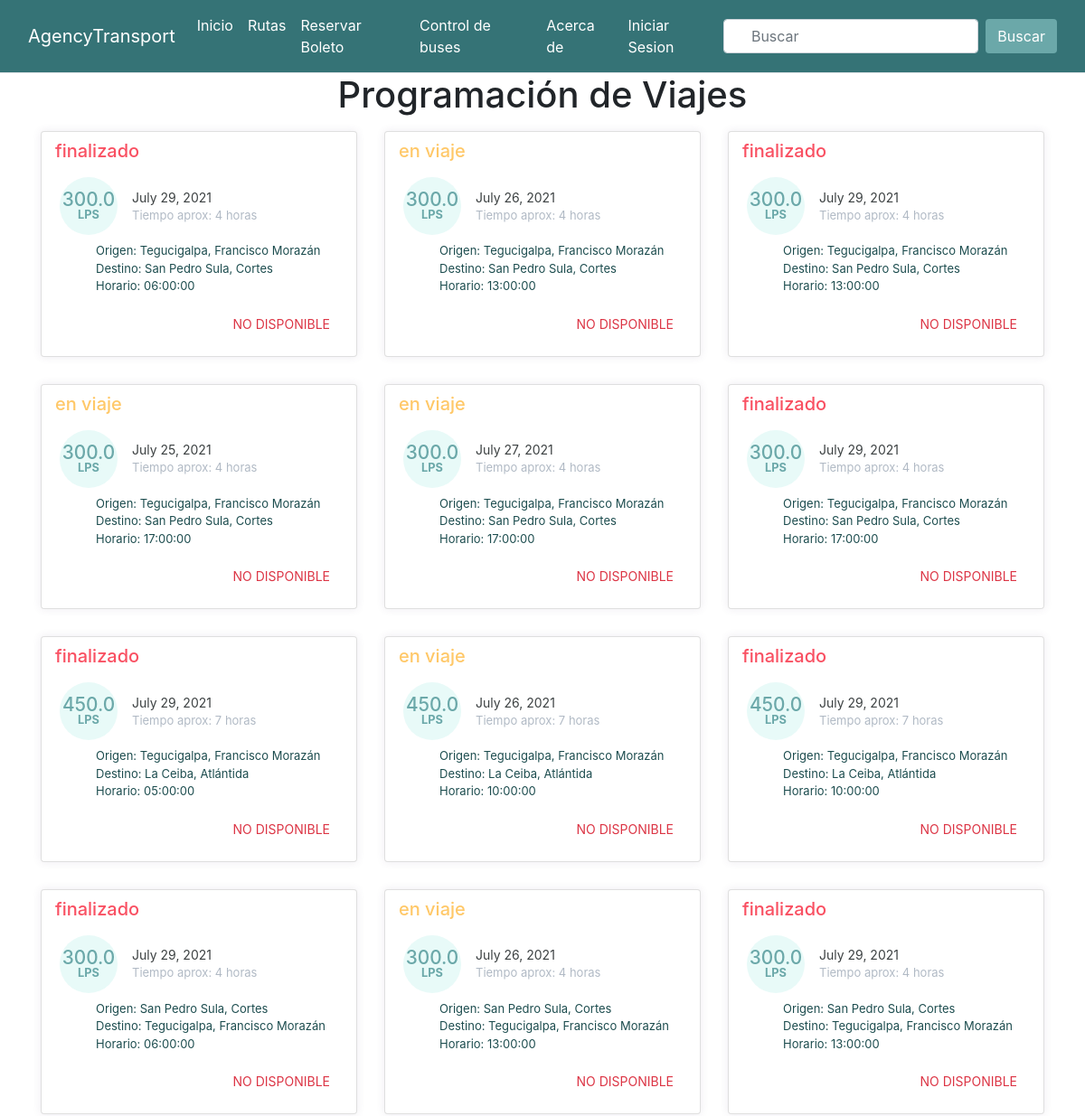
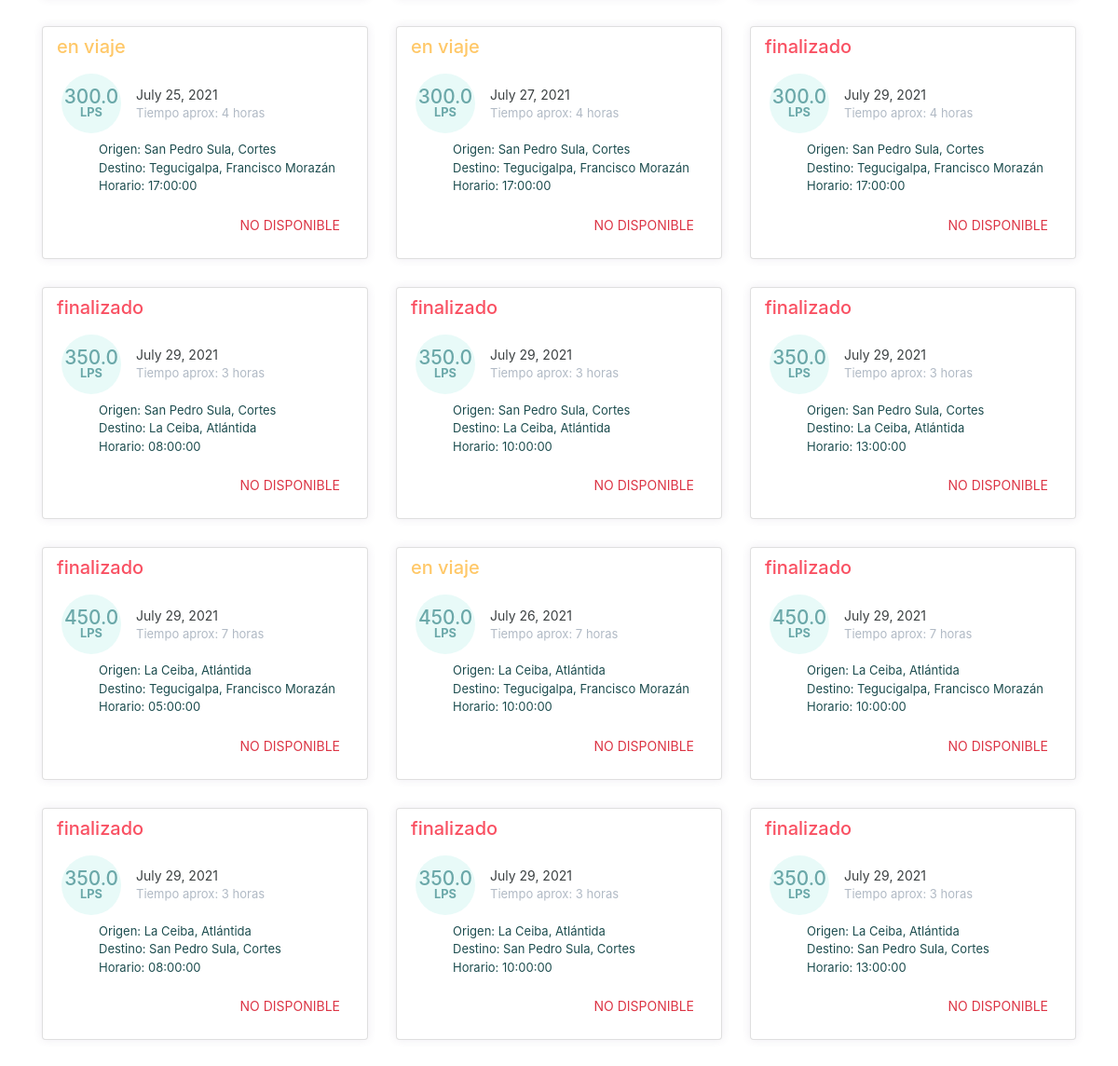
The app's page /transportAgency/ with its own data (2 pictures, top to bottom).
### app_transportAgency/models.py (models this page shows, shortened)
class TripScheduling(models.Model):
    STATE = {
       ('1', 'A tiempo'),
       ('2', 'en viaje'),
       ('3', 'finalizado'),
       ('4', 'cancelado'),
   }
    date_trip = models.DateField(auto_now_add=True)
    state     = models.CharField(max_length=1, choices=STATE)
    routes    = models.ForeignKey(Route,  on_delete=models.PROTECT, blank=True, null=True)

class Route(models.Model):
    origin     = models.ForeignKey(City, related_name="origin_city", on_delete=models.CASCADE)
    destiny    = models.ForeignKey(City, related_name="destiny_city", on_delete=models.CASCADE)
    route_time = models.IntegerField()
    precio     = models.FloatField()
    schedule   = models.ForeignKey(Schedule, on_delete=models.CASCADE, blank=True, null=True)
    bus        = models.ForeignKey(Bus, on_delete=models.PROTECT, blank=True, null=True)

class City(models.Model):
    name_city = models.CharField(max_length=70)
    def __str__(self):
        return self.name_city
    class Meta:
        verbose_name_plural = 'Cities'

class Schedule(models.Model):
    route_schedule = models.TimeField()
    def __str__(self):
        return f'{self.route_schedule}'

### app_transportAgency/views.py (the view, shortened to what this page needs)
# urls.py: path('', views.travels, name="travels_view" ),
def travels(request):
    time_today = datetime.now()
    travels = TripScheduling.objects.filter(date_trip=time_today) # fecha y hora local
    year = time_today.year
    month =time_today.month
    day = time_today.day
    hour = time_today.hour
    minute = time_today.minute
    if travels :
        for t in travels:
            time_route = t.routes.schedule.route_schedule
            t1 = dt.datetime.strptime(str(time_route), '%H:%M:%S')
            t2 = dt.datetime.strptime(str(time(hour=t.routes.route_time)), '%H:%M:%S')
            time_zero = dt.datetime.strptime('00:00:00', '%H:%M:%S')
            tiempo_aproximado = (t1 - time_zero + t2).time()
            t3 = dt.datetime(year, month, day) + dt.timedelta(hours=tiempo_aproximado.hour, minutes=tiempo_aproximado.minute, seconds=0)
            t4 = dt.datetime(year, month, day) + dt.timedelta(hours=hour, minutes=minute, seconds=0)
            if time_route <= time_today.time() and t.state == "1" :
                t.state  = "2"
                t.save()
            elif t4 >= t3 and t.state == "2":
                t.state  = "3"
                t.save()
        travels = TripScheduling.objects.filter(Q(date_trip=time_today) | Q(state="2")).order_by('routes')
        ctx = {'travels': travels}
        return render(request, 'transportAgency/travels.html', ctx)

### app_transportAgency/templates/transportAgency/travels.html (shortened to what this page needs)
{% extends "base.html" %}
{% load static %}
{% block css %}
<link href="{% static 'transportAgency/css/card.css' %}" rel="stylesheet">
{% endblock %}
{% block container %}
<div>
    <h1 class="text-center mb-3">Programación de Viajes</h1>
    <div class="container">
        <div class="row">
            {% for t in travels  %}
                <div class="col-lg-4">
                    <div class="card card-margin">
                        <div class="card-header no-border">
                            {% if t.state == "1" %}
                                <h5 class="card-title-success">{{t.get_state_display}}</h5>
                            {% elif t.state == "2" %}
                                    <h5 class="card-title-warning">{{t.get_state_display}}</h5>
                            {% else %}
                                    <h5 class="card-title-danger">{{t.get_state_display}}</h5>
                            {% endif %}
                        </div>
                        <div class="card-body pt-0">
                            <div class="widget-49">
                                <div class="widget-49-title-wrapper">
                                    <div class="widget-49-date-success">
                                        <span class="widget-49-date-day">{{t.routes.precio}}</span>
                                        <span class="widget-49-date-month font-weight-bold">Lps</span>
                                    </div>
                                    <div class="widget-49-meeting-info">
                                        <span class="widget-49-pro-title">{{t.date_trip}}</span>
                                        <span class="widget-49-meeting-time">Tiempo aprox: {{t.routes.route_time}} horas</span>
                                    </div>
                                </div>
                                <ol class="widget-49-meeting-points">
                                    <li class="widget-49-meeting-item"><span>Origen: {{t.routes.origin}}</span></li>
                                    <li class="widget-49-meeting-item"><span>Destino: {{t.routes.destiny}}</span></li>
                                    <li class="widget-49-meeting-item"><span>Horario: {{t.routes.schedule}}</span></li>
                                </ol>
                                <div class="widget-49-meeting-action">
                                    {% if t.state == "1" %}
                                        <a href="#" class="btn btn-sm btn-buy">Comprar</a>
                                        {% if request.user.is_superuser %}
                                        <a href="#" class="btn btn-sm btn-cancelar">Cancelar</a>
                                        {% endif %}
                                    {% elif t.state == "2" %}
                                        <a href="#" class="btn btn-sm btn-nobuy text-danger">No disponible</a>
                                    {% else %}
                                        <a href="#" class="btn btn-sm btn-nobuy text-danger">No disponible</a>
                                    {% endif %}
                                </div>
                            </div>
                        </div>
                    </div>
                </div>
            {% endfor %}
        </div>
        {% block js %}
        <link href="https://cdn.jsdelivr.net/npm/bootstrap@4.4.1/dist/css/bootstrap.min.css" rel="stylesheet">
        {% endblock %}
</div>
{% endblock %}

### app_transportAgency/static/transportAgency/css/card.css (style rules this page uses)
.card-margin { margin-bottom: 1.875rem; }
.card { border: 0; box-shadow: 0px 0px 10px 0px rgba(82, 63, 105, 0.1); -webkit-box-shadow: 0px 0px 10px 0px rgba(82, 63, 105, 0.1); -moz-box-shadow: 0px 0px 10px 0px rgba(82, 63, 105, 0.1); -ms-box-shadow: 0px 0px 10px 0px rgba(82, 63, 105, 0.1); }
.card { position: relative; display: flex; flex-direction: column; min-width: 0; word-wrap: break-word; background-color: #ffffff; background-clip: border-box; border: 1px solid #e6e4e9; border-radius: 8px; }
.card .card-header.no-border { border: 0; }
.card .card-header { background: none; padding: 0 0.9375rem; font-weight: 500; display: flex; align-items: center; min-height: 50px; }
.card-header:first-child { border-radius: calc(8px - 1px) calc(8px - 1px) 0 0; }
.widget-49 .widget-49-title-wrapper { display: flex; align-items: center; }
.widget-49 .widget-49-title-wrapper .widget-49-date-success { display: flex; align-items: center; justify-content: center; flex-direction: column; background-color: #e8faf8; width: 4rem; height: 4rem; border-radius: 50%; }
.widget-49 .widget-49-title-wrapper .widget-49-date-success .widget-49-date-day { color: rgb(107, 168, 169); font-weight: 500; font-size: 1.3rem; line-height: 1; }
.widget-49 .widget-49-title-wrapper .widget-49-date-success .widget-49-date-month { color: rgb(107, 168, 169); line-height: 1; font-size: 0.8rem; text-transform: uppercase; }
.card-title-warning { color: #FFC868; }
.card-title-danger { color: #F95062; }
.widget-49 .widget-49-title-wrapper .widget-49-meeting-info { display: flex; flex-direction: column; margin-left: 1rem; }
.widget-49 .widget-49-title-wrapper .widget-49-meeting-info .widget-49-pro-title { color: #3c4142; font-size: 14px; }
.widget-49 .widget-49-title-wrapper .widget-49-meeting-info .widget-49-meeting-time { color: #B1BAC5; font-size: 13px; }
.widget-49 .widget-49-meeting-points { font-weight: 400; font-size: 13px; margin-top: .5rem; }
.widget-49 .widget-49-meeting-points .widget-49-meeting-item { display: list-item; color: rgb(29, 77, 79); list-style: none; }
.widget-49 .widget-49-meeting-points .widget-49-meeting-item span { margin-left: .5rem; }
.widget-49 .widget-49-meeting-action { text-align: right; }
.widget-49 .widget-49-meeting-action a { text-transform: uppercase; }
.widget-49-meeting-action .btn-nobuy { background-color: WHITE; color: black; cursor:not-allowed; }
h1 { text-align: center; }

### records on screen
TripScheduling: state "finalizado", routes.precio "300.0", date_trip "July 29, 2021", routes.route_time "4", routes.origin "Tegucigalpa, Francisco Morazán", routes.destiny "San Pedro Sula, Cortes", routes.schedule "06:00:00", shows "NO DISPONIBLE"
TripScheduling: state "en viaje", routes.precio "300.0", date_trip "July 26, 2021", routes.route_time "4", routes.origin "Tegucigalpa, Francisco Morazán", routes.destiny "San Pedro Sula, Cortes", routes.schedule "13:00:00", shows "NO DISPONIBLE"
TripScheduling: state "finalizado", routes.precio "300.0", date_trip "July 29, 2021", routes.route_time "4", routes.origin "Tegucigalpa, Francisco Morazán", routes.destiny "San Pedro Sula, Cortes", routes.schedule "13:00:00", shows "NO DISPONIBLE"
TripScheduling: state "en viaje", routes.precio "300.0", date_trip "July 25, 2021", routes.route_time "4", routes.origin "Tegucigalpa, Francisco Morazán", routes.destiny "San Pedro Sula, Cortes", routes.schedule "17:00:00", shows "NO DISPONIBLE"
TripScheduling: state "en viaje", routes.precio "300.0", date_trip "July 27, 2021", routes.route_time "4", routes.origin "Tegucigalpa, Francisco Morazán", routes.destiny "San Pedro Sula, Cortes", routes.schedule "17:00:00", shows "NO DISPONIBLE"
TripScheduling: state "finalizado", routes.precio "300.0", date_trip "July 29, 2021", routes.route_time "4", routes.origin "Tegucigalpa, Francisco Morazán", routes.destiny "San Pedro Sula, Cortes", routes.schedule "17:00:00", shows "NO DISPONIBLE"
TripScheduling: state "finalizado", routes.precio "450.0", date_trip "July 29, 2021", routes.route_time "7", routes.origin "Tegucigalpa, Francisco Morazán", routes.destiny "La Ceiba, Atlántida", routes.schedule "05:00:00", shows "NO DISPONIBLE"
TripScheduling: state "en viaje", routes.precio "450.0", date_trip "July 26, 2021", routes.route_time "7", routes.origin "Tegucigalpa, Francisco Morazán", routes.destiny "La Ceiba, Atlántida", routes.schedule "10:00:00", shows "NO DISPONIBLE"
TripScheduling: state "finalizado", routes.precio "450.0", date_trip "July 29, 2021", routes.route_time "7", routes.origin "Tegucigalpa, Francisco Morazán", routes.destiny "La Ceiba, Atlántida", routes.schedule "10:00:00", shows "NO DISPONIBLE"
TripScheduling: state "finalizado", routes.precio "300.0", date_trip "July 29, 2021", routes.route_time "4", routes.origin "San Pedro Sula, Cortes", routes.destiny "Tegucigalpa, Francisco Morazán", routes.schedule "06:00:00", shows "NO DISPONIBLE"
TripScheduling: state "en viaje", routes.precio "300.0", date_trip "July 26, 2021", routes.route_time "4", routes.origin "San Pedro Sula, Cortes", routes.destiny "Tegucigalpa, Francisco Morazán", routes.schedule "13:00:00", shows "NO DISPONIBLE"
TripScheduling: state "finalizado", routes.precio "300.0", date_trip "July 29, 2021", routes.route_time "4", routes.origin "San Pedro Sula, Cortes", routes.destiny "Tegucigalpa, Francisco Morazán", routes.schedule "13:00:00", shows "NO DISPONIBLE"
TripScheduling: state "en viaje", routes.precio "300.0", date_trip "July 25, 2021", routes.route_time "4", routes.origin "San Pedro Sula, Cortes", routes.destiny "Tegucigalpa, Francisco Morazán", routes.schedule "17:00:00", shows "NO DISPONIBLE"
TripScheduling: state "en viaje", routes.precio "300.0", date_trip "July 27, 2021", routes.route_time "4", routes.origin "San Pedro Sula, Cortes", routes.destiny "Tegucigalpa, Francisco Morazán", routes.schedule "17:00:00", shows "NO DISPONIBLE"
TripScheduling: state "finalizado", routes.precio "300.0", date_trip "July 29, 2021", routes.route_time "4", routes.origin "San Pedro Sula, Cortes", routes.destiny "Tegucigalpa, Francisco Morazán", routes.schedule "17:00:00", shows "NO DISPONIBLE"
TripScheduling: state "finalizado", routes.precio "350.0", date_trip "July 29, 2021", routes.route_time "3", routes.origin "San Pedro Sula, Cortes", routes.destiny "La Ceiba, Atlántida", routes.schedule "08:00:00", shows "NO DISPONIBLE"
TripScheduling: state "finalizado", routes.precio "350.0", date_trip "July 29, 2021", routes.route_time "3", routes.origin "San Pedro Sula, Cortes", routes.destiny "La Ceiba, Atlántida", routes.schedule "10:00:00", shows "NO DISPONIBLE"
TripScheduling: state "finalizado", routes.precio "350.0", date_trip "July 29, 2021", routes.route_time "3", routes.origin "San Pedro Sula, Cortes", routes.destiny "La Ceiba, Atlántida", routes.schedule "13:00:00", shows "NO DISPONIBLE"
TripScheduling: state "finalizado", routes.precio "450.0", date_trip "July 29, 2021", routes.route_time "7", routes.origin "La Ceiba, Atlántida", routes.destiny "Tegucigalpa, Francisco Morazán", routes.schedule "05:00:00", shows "NO DISPONIBLE"
TripScheduling: state "en viaje", routes.precio "450.0", date_trip "July 26, 2021", routes.route_time "7", routes.origin "La Ceiba, Atlántida", routes.destiny "Tegucigalpa, Francisco Morazán", routes.schedule "10:00:00", shows "NO DISPONIBLE"
TripScheduling: state "finalizado", routes.precio "450.0", date_trip "July 29, 2021", routes.route_time "7", routes.origin "La Ceiba, Atlántida", routes.destiny "Tegucigalpa, Francisco Morazán", routes.schedule "10:00:00", shows "NO DISPONIBLE"
TripScheduling: state "finalizado", routes.precio "350.0", date_trip "July 29, 2021", routes.route_time "3", routes.origin "La Ceiba, Atlántida", routes.destiny "San Pedro Sula, Cortes", routes.schedule "08:00:00", shows "NO DISPONIBLE"
TripScheduling: state "finalizado", routes.precio "350.0", date_trip "July 29, 2021", routes.route_time "3", routes.origin "La Ceiba, Atlántida", routes.destiny "San Pedro Sula, Cortes", routes.schedule "10:00:00", shows "NO DISPONIBLE"
TripScheduling: state "finalizado", routes.precio "350.0", date_trip "July 29, 2021", routes.route_time "3", routes.origin "La Ceiba, Atlántida", routes.destiny "San Pedro Sula, Cortes", routes.schedule "13:00:00", shows "NO DISPONIBLE"
